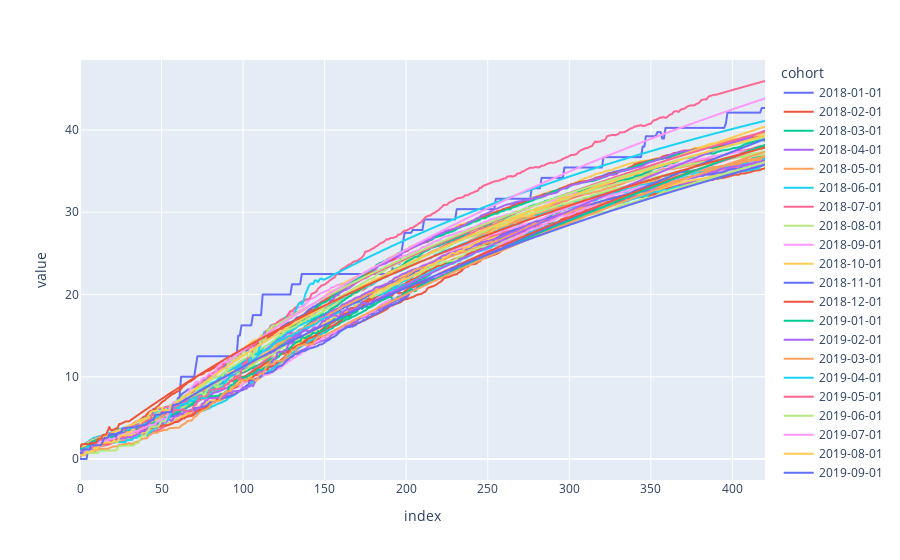

The notebook cell this image was saved under:
### Code cell
px.line(data_frame=df_RR)

### Figure 1 — Plotly figure (JSON) as saved in the notebook; plotly's stock layout.template omitted (floating-point values rounded to 4 significant figures; data arrays with more than 128 entries replaced by an {"elided": "..."} marker saying what was removed)
{"data": [{"hovertemplate": "cohort=2018-01-01<br>index=%{x}<br>value=%{y}<extra></extra>", "legendgroup": "2018-01-01", "line": {"color": "#636efa", "dash": "solid"}, "marker": {"symbol": "circle"}, "mode": "lines", "name": "2018-01-01", "showlegend": true, "type": "scattergl", "x": {"elided": "421 int values"}, "xaxis": "x", "y": {"elided": "421 float values"}, "yaxis": "y"}, {"hovertemplate": "cohort=2018-02-01<br>index=%{x}<br>value=%{y}<extra></extra>", "legendgroup": "2018-02-01", "line": {"color": "#EF553B", "dash": "solid"}, "marker": {"symbol": "circle"}, "mode": "lines", "name": "2018-02-01", "showlegend": true, "type": "scattergl", "x": {"elided": "421 int values"}, "xaxis": "x", "y": {"elided": "421 float values"}, "yaxis": "y"}, {"hovertemplate": "cohort=2018-03-01<br>index=%{x}<br>value=%{y}<extra></extra>", "legendgroup": "2018-03-01", "line": {"color": "#00cc96", "dash": "solid"}, "marker": {"symbol": "circle"}, "mode": "lines", "name": "2018-03-01", "showlegend": true, "type": "scattergl", "x": {"elided": "421 int values"}, "xaxis": "x", "y": {"elided": "421 float values"}, "yaxis": "y"}, {"hovertemplate": "cohort=2018-04-01<br>index=%{x}<br>value=%{y}<extra></extra>", "legendgroup": "2018-04-01", "line": {"color": "#ab63fa", "dash": "solid"}, "marker": {"symbol": "circle"}, "mode": "lines", "name": "2018-04-01", "showlegend": true, "type": "scattergl", "x": {"elided": "421 int values"}, "xaxis": "x", "y": {"elided": "421 float values"}, "yaxis": "y"}, {"hovertemplate": "cohort=2018-05-01<br>index=%{x}<br>value=%{y}<extra></extra>", "legendgroup": "2018-05-01", "line": {"color": "#FFA15A", "dash": "solid"}, "marker": {"symbol": "circle"}, "mode": "lines", "name": "2018-05-01", "showlegend": true, "type": "scattergl", "x": {"elided": "421 int values"}, "xaxis": "x", "y": {"elided": "421 float values"}, "yaxis": "y"}, {"hovertemplate": "cohort=2018-06-01<br>index=%{x}<br>value=%{y}<extra></extra>", "legendgroup": "2018-06-01", "line": {"color": "#19d3f3", "dash": "solid"}, "marker": {"symbol": "circle"}, "mode": "lines", "name": "2018-06-01", "showlegend": true, "type": "scattergl", "x": {"elided": "421 int values"}, "xaxis": "x", "y": {"elided": "421 float values"}, "yaxis": "y"}, {"hovertemplate": "cohort=2018-07-01<br>index=%{x}<br>value=%{y}<extra></extra>", "legendgroup": "2018-07-01", "line": {"color": "#FF6692", "dash": "solid"}, "marker": {"symbol": "circle"}, "mode": "lines", "name": "2018-07-01", "showlegend": true, "type": "scattergl", "x": {"elided": "421 int values"}, "xaxis": "x", "y": {"elided": "421 float values"}, "yaxis": "y"}, {"hovertemplate": "cohort=2018-08-01<br>index=%{x}<br>value=%{y}<extra></extra>", "legendgroup": "2018-08-01", "line": {"color": "#B6E880", "dash": "solid"}, "marker": {"symbol": "circle"}, "mode": "lines", "name": "2018-08-01", "showlegend": true, "type": "scattergl", "x": {"elided": "421 int values"}, "xaxis": "x", "y": {"elided": "421 float values"}, "yaxis": "y"}, {"hovertemplate": "cohort=2018-09-01<br>index=%{x}<br>value=%{y}<extra></extra>", "legendgroup": "2018-09-01", "line": {"color": "#FF97FF", "dash": "solid"}, "marker": {"symbol": "circle"}, "mode": "lines", "name": "2018-09-01", "showlegend": true, "type": "scattergl", "x": {"elided": "421 int values"}, "xaxis": "x", "y": {"elided": "421 float values"}, "yaxis": "y"}, {"hovertemplate": "cohort=2018-10-01<br>index=%{x}<br>value=%{y}<extra></extra>", "legendgroup": "2018-10-01", "line": {"color": "#FECB52", "dash": "solid"}, "marker": {"symbol": "circle"}, "mode": "lines", "name": "2018-10-01", "showlegend": true, "type": "scattergl", "x": {"elided": "421 int values"}, "xaxis": "x", "y": {"elided": "421 float values"}, "yaxis": "y"}, {"hovertemplate": "cohort=2018-11-01<br>index=%{x}<br>value=%{y}<extra></extra>", "legendgroup": "2018-11-01", "line": {"color": "#636efa", "dash": "solid"}, "marker": {"symbol": "circle"}, "mode": "lines", "name": "2018-11-01", "showlegend": true, "type": "scattergl", "x": {"elided": "421 int values"}, "xaxis": "x", "y": {"elided": "421 float values"}, "yaxis": "y"}, {"hovertemplate": "cohort=2018-12-01<br>index=%{x}<br>value=%{y}<extra></extra>", "legendgroup": "2018-12-01", "line": {"color": "#EF553B", "dash": "solid"}, "marker": {"symbol": "circle"}, "mode": "lines", "name": "2018-12-01", "showlegend": true, "type": "scattergl", "x": {"elided": "421 int values"}, "xaxis": "x", "y": {"elided": "421 float values"}, "yaxis": "y"}, {"hovertemplate": "cohort=2019-01-01<br>index=%{x}<br>value=%{y}<extra></extra>", "legendgroup": "2019-01-01", "line": {"color": "#00cc96", "dash": "solid"}, "marker": {"symbol": "circle"}, "mode": "lines", "name": "2019-01-01", "showlegend": true, "type": "scattergl", "x": {"elided": "421 int values"}, "xaxis": "x", "y": {"elided": "421 float values"}, "yaxis": "y"}, {"hovertemplate": "cohort=2019-02-01<br>index=%{x}<br>value=%{y}<extra></extra>", "legendgroup": "2019-02-01", "line": {"color": "#ab63fa", "dash": "solid"}, "marker": {"symbol": "circle"}, "mode": "lines", "name": "2019-02-01", "showlegend": true, "type": "scattergl", "x": {"elided": "421 int values"}, "xaxis": "x", "y": {"elided": "421 float values"}, "yaxis": "y"}, {"hovertemplate": "cohort=2019-03-01<br>index=%{x}<br>value=%{y}<extra></extra>", "legendgroup": "2019-03-01", "line": {"color": "#FFA15A", "dash": "solid"}, "marker": {"symbol": "circle"}, "mode": "lines", "name": "2019-03-01", "showlegend": true, "type": "scattergl", "x": {"elided": "421 int values"}, "xaxis": "x", "y": {"elided": "421 float values"}, "yaxis": "y"}, {"hovertemplate": "cohort=2019-04-01<br>index=%{x}<br>value=%{y}<extra></extra>", "legendgroup": "2019-04-01", "line": {"color": "#19d3f3", "dash": "solid"}, "marker": {"symbol": "circle"}, "mode": "lines", "name": "2019-04-01", "showlegend": true, "type": "scattergl", "x": {"elided": "421 int values"}, "xaxis": "x", "y": {"elided": "421 float values"}, "yaxis": "y"}, {"hovertemplate": "cohort=2019-05-01<br>index=%{x}<br>value=%{y}<extra></extra>", "legendgroup": "2019-05-01", "line": {"color": "#FF6692", "dash": "solid"}, "marker": {"symbol": "circle"}, "mode": "lines", "name": "2019-05-01", "showlegend": true, "type": "scattergl", "x": {"elided": "421 int values"}, "xaxis": "x", "y": {"elided": "421 float values"}, "yaxis": "y"}, {"hovertemplate": "cohort=2019-06-01<br>index=%{x}<br>value=%{y}<extra></extra>", "legendgroup": "2019-06-01", "line": {"color": "#B6E880", "dash": "solid"}, "marker": {"symbol": "circle"}, "mode": "lines", "name": "2019-06-01", "showlegend": true, "type": "scattergl", "x": {"elided": "421 int values"}, "xaxis": "x", "y": {"elided": "421 float values"}, "yaxis": "y"}, {"hovertemplate": "cohort=2019-07-01<br>index=%{x}<br>value=%{y}<extra></extra>", "legendgroup": "2019-07-01", "line": {"color": "#FF97FF", "dash": "solid"}, "marker": {"symbol": "circle"}, "mode": "lines", "name": "2019-07-01", "showlegend": true, "type": "scattergl", "x": {"elided": "421 int values"}, "xaxis": "x", "y": {"elided": "421 float values"}, "yaxis": "y"}, {"hovertemplate": "cohort=2019-08-01<br>index=%{x}<br>value=%{y}<extra></extra>", "legendgroup": "2019-08-01", "line": {"color": "#FECB52", "dash": "solid"}, "marker": {"symbol": "circle"}, "mode": "lines", "name": "2019-08-01", "showlegend": true, "type": "scattergl", "x": {"elided": "421 int values"}, "xaxis": "x", "y": {"elided": "421 float values"}, "yaxis": "y"}, {"hovertemplate": "cohort=2019-09-01<br>index=%{x}<br>value=%{y}<extra></extra>", "legendgroup": "2019-09-01", "line": {"color": "#636efa", "dash": "solid"}, "marker": {"symbol": "circle"}, "mode": "lines", "name": "2019-09-01", "showlegend": true, "type": "scattergl", "x": {"elided": "421 int values"}, "xaxis": "x", "y": {"elided": "421 float values"}, "yaxis": "y"}, {"hovertemplate": "cohort=2019-10-01<br>index=%{x}<br>value=%{y}<extra></extra>", "legendgroup": "2019-10-01", "line": {"color": "#EF553B", "dash": "solid"}, "marker": {"symbol": "circle"}, "mode": "lines", "name": "2019-10-01", "showlegend": true, "type": "scattergl", "x": {"elided": "421 int values"}, "xaxis": "x", "y": {"elided": "421 float values"}, "yaxis": "y"}, {"hovertemplate": "cohort=2019-11-01<br>index=%{x}<br>value=%{y}<extra></extra>", "legendgroup": "2019-11-01", "line": {"color": "#00cc96", "dash": "solid"}, "marker": {"symbol": "circle"}, "mode": "lines", "name": "2019-11-01", "showlegend": true, "type": "scattergl", "x": {"elided": "421 int values"}, "xaxis": "x", "y": {"elided": "421 float values"}, "yaxis": "y"}, {"hovertemplate": "cohort=2019-12-01<br>index=%{x}<br>value=%{y}<extra></extra>", "legendgroup": "2019-12-01", "line": {"color": "#ab63fa", "dash": "solid"}, "marker": {"symbol": "circle"}, "mode": "lines", "name": "2019-12-01", "showlegend": true, "type": "scattergl", "x": {"elided": "421 int values"}, "xaxis": "x", "y": {"elided": "421 float values"}, "yaxis": "y"}, {"hovertemplate": "cohort=2020-01-01<br>index=%{x}<br>value=%{y}<extra></extra>", "legendgroup": "2020-01-01", "line": {"color": "#FFA15A", "dash": "solid"}, "marker": {"symbol": "circle"}, "mode": "lines", "name": "2020-01-01", "showlegend": true, "type": "scattergl", "x": {"elided": "421 int values"}, "xaxis": "x", "y": {"elided": "421 float values"}, "yaxis": "y"}, {"hovertemplate": "cohort=2020-02-01<br>index=%{x}<br>value=%{y}<extra></extra>", "legendgroup": "2020-02-01", "line": {"color": "#19d3f3", "dash": "solid"}, "marker": {"symbol": "circle"}, "mode": "lines", "name": "2020-02-01", "showlegend": true, "type": "scattergl", "x": {"elided": "421 int values"}, "xaxis": "x", "y": {"elided": "421 float values"}, "yaxis": "y"}, {"hovertemplate": "cohort=2020-03-01<br>index=%{x}<br>value=%{y}<extra></extra>", "legendgroup": "2020-03-01", "line": {"color": "#FF6692", "dash": "solid"}, "marker": {"symbol": "circle"}, "mode": "lines", "name": "2020-03-01", "showlegend": true, "type": "scattergl", "x": {"elided": "421 int values"}, "xaxis": "x", "y": {"elided": "421 float values"}, "yaxis": "y"}, {"hovertemplate": "cohort=2020-04-01<br>index=%{x}<br>value=%{y}<extra></extra>", "legendgroup": "2020-04-01", "line": {"color": "#B6E880", "dash": "solid"}, "marker": {"symbol": "circle"}, "mode": "lines", "name": "2020-04-01", "showlegend": true, "type": "scattergl", "x": {"elided": "421 int values"}, "xaxis": "x", "y": {"elided": "421 float values"}, "yaxis": "y"}, {"hovertemplate": "cohort=2020-05-01<br>index=%{x}<br>value=%{y}<extra></extra>", "legendgroup": "2020-05-01", "line": {"color": "#FF97FF", "dash": "solid"}, "marker": {"symbol": "circle"}, "mode": "lines", "name": "2020-05-01", "showlegend": true, "type": "scattergl", "x": {"elided": "421 int values"}, "xaxis": "x", "y": {"elided": "421 float values"}, "yaxis": "y"}, {"hovertemplate": "cohort=2020-06-01<br>index=%{x}<br>value=%{y}<extra></extra>", "legendgroup": "2020-06-01", "line": {"color": "#FECB52", "dash": "solid"}, "marker": {"symbol": "circle"}, "mode": "lines", "name": "2020-06-01", "showlegend": true, "type": "scattergl", "x": {"elided": "421 int values"}, "xaxis": "x", "y": {"elided": "421 float values"}, "yaxis": "y"}, {"hovertemplate": "cohort=2020-07-01<br>index=%{x}<br>value=%{y}<extra></extra>", "legendgroup": "2020-07-01", "line": {"color": "#636efa", "dash": "solid"}, "marker": {"symbol": "circle"}, "mode": "lines", "name": "2020-07-01", "showlegend": true, "type": "scattergl", "x": {"elided": "421 int values"}, "xaxis": "x", "y": {"elided": "421 float values"}, "yaxis": "y"}, {"hovertemplate": "cohort=2020-08-01<br>index=%{x}<br>value=%{y}<extra></extra>", "legendgroup": "2020-08-01", "line": {"color": "#EF553B", "dash": "solid"}, "marker": {"symbol": "circle"}, "mode": "lines", "name": "2020-08-01", "showlegend": true, "type": "scattergl", "x": {"elided": "421 int values"}, "xaxis": "x", "y": {"elided": "421 float values"}, "yaxis": "y"}, {"hovertemplate": "cohort=2020-09-01<br>index=%{x}<br>value=%{y}<extra></extra>", "legendgroup": "2020-09-01", "line": {"color": "#00cc96", "dash": "solid"}, "marker": {"symbol": "circle"}, "mode": "lines", "name": "2020-09-01", "showlegend": true, "type": "scattergl", "x": {"elided": "421 int values"}, "xaxis": "x", "y": {"elided": "421 float values"}, "yaxis": "y"}, {"hovertemplate": "cohort=2020-10-01<br>index=%{x}<br>value=%{y}<extra></extra>", "legendgroup": "2020-10-01", "line": {"color": "#ab63fa", "dash": "solid"}, "marker": {"symbol": "circle"}, "mode": "lines", "name": "2020-10-01", "showlegend": true, "type": "scattergl", "x": {"elided": "421 int values"}, "xaxis": "x", "y": {"elided": "421 float values"}, "yaxis": "y"}, {"hovertemplate": "cohort=2020-11-01<br>index=%{x}<br>value=%{y}<extra></extra>", "legendgroup": "2020-11-01", "line": {"color": "#FFA15A", "dash": "solid"}, "marker": {"symbol": "circle"}, "mode": "lines", "name": "2020-11-01", "showlegend": true, "type": "scattergl", "x": {"elided": "421 int values"}, "xaxis": "x", "y": {"elided": "421 float values"}, "yaxis": "y"}, {"hovertemplate": "cohort=2020-12-01<br>index=%{x}<br>value=%{y}<extra></extra>", "legendgroup": "2020-12-01", "line": {"color": "#19d3f3", "dash": "solid"}, "marker": {"symbol": "circle"}, "mode": "lines", "name": "2020-12-01", "showlegend": true, "type": "scattergl", "x": {"elided": "421 int values"}, "xaxis": "x", "y": {"elided": "421 float values"}, "yaxis": "y"}, {"hovertemplate": "cohort=2021-01-01<br>index=%{x}<br>value=%{y}<extra></extra>", "legendgroup": "2021-01-01", "line": {"color": "#FF6692", "dash": "solid"}, "marker": {"symbol": "circle"}, "mode": "lines", "name": "2021-01-01", "showlegend": true, "type": "scattergl", "x": {"elided": "421 int values"}, "xaxis": "x", "y": {"elided": "421 float values"}, "yaxis": "y"}, {"hovertemplate": "cohort=2021-02-01<br>index=%{x}<br>value=%{y}<extra></extra>", "legendgroup": "2021-02-01", "line": {"color": "#B6E880", "dash": "solid"}, "marker": {"symbol": "circle"}, "mode": "lines", "name": "2021-02-01", "showlegend": true, "type": "scattergl", "x": {"elided": "421 int values"}, "xaxis": "x", "y": {"elided": "421 float values"}, "yaxis": "y"}, {"hovertemplate": "cohort=2021-03-01<br>index=%{x}<br>value=%{y}<extra></extra>", "legendgroup": "2021-03-01", "line": {"color": "#FF97FF", "dash": "solid"}, "marker": {"symbol": "circle"}, "mode": "lines", "name": "2021-03-01", "showlegend": true, "type": "scattergl", "x": {"elided": "421 int values"}, "xaxis": "x", "y": {"elided": "421 float values"}, "yaxis": "y"}, {"hovertemplate": "cohort=2021-04-01<br>index=%{x}<br>value=%{y}<extra></extra>", "legendgroup": "2021-04-01", "line": {"color": "#FECB52", "dash": "solid"}, "marker": {"symbol": "circle"}, "mode": "lines", "name": "2021-04-01", "showlegend": true, "type": "scattergl", "x": {"elided": "421 int values"}, "xaxis": "x", "y": {"elided": "421 float values"}, "yaxis": "y"}, {"hovertemplate": "cohort=2021-05-01<br>index=%{x}<br>value=%{y}<extra></extra>", "legendgroup": "2021-05-01", "line": {"color": "#636efa", "dash": "solid"}, "marker": {"symbol": "circle"}, "mode": "lines", "name": "2021-05-01", "showlegend": true, "type": "scattergl", "x": {"elided": "421 int values"}, "xaxis": "x", "y": {"elided": "421 float values"}, "yaxis": "y"}, {"hovertemplate": "cohort=2021-06-01<br>index=%{x}<br>value=%{y}<extra></extra>", "legendgroup": "2021-06-01", "line": {"color": "#EF553B", "dash": "solid"}, "marker": {"symbol": "circle"}, "mode": "lines", "name": "2021-06-01", "showlegend": true, "type": "scattergl", "x": {"elided": "421 int values"}, "xaxis": "x", "y": {"elided": "421 float values"}, "yaxis": "y"}], "layout": {"legend": {"title": {"text": "cohort"}, "tracegroupgap": 0}, "margin": {"t": 60}, "xaxis": {"anchor": "y", "domain": [0, 1], "title": {"text": "index"}}, "yaxis": {"anchor": "x", "domain": [0, 1], "title": {"text": "value"}}}}
